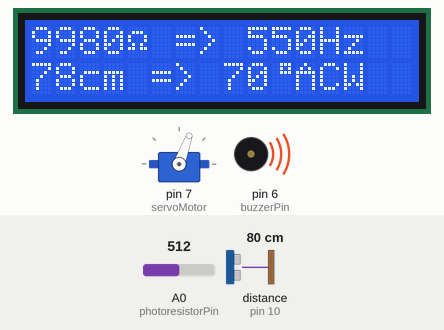
Simulated run of this sketch. Board: Arduino Uno, built with avr-gcc and run on an emulated ATmega328P. Parts: 16×2 character LCD, servo, buzzer (waves = sounding). Wiring (inferred from the names in the program): ultrasonic range finder: trigger pin 9; echo pin 10. Inputs (shaded band) come from the test bench; at power-on: distance to the obstacle (sensor on pin 10) 80 cm, A0 (photoresistorPin) = 512. The echo pulse lasts 58.3 µs per cm.

Above: at 1.2 s.
1.3 s: distance to the obstacle (sensor on pin 10) set to 2 cm
At 2.0 s:
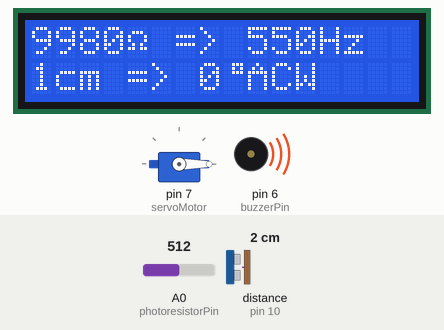
3.1 s: distance to the obstacle (sensor on pin 10) set to 60 cm
At 4.1 s:
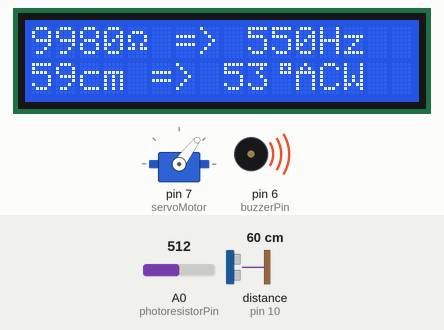
6.2 s: distance to the obstacle (sensor on pin 10) set to 35 cm
At 7.1 s:
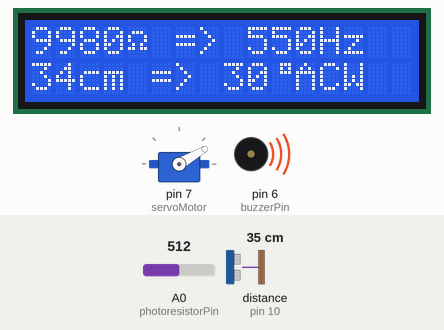
8.2 s: A0 (photoresistorPin) set to 499
At 9.3 s:
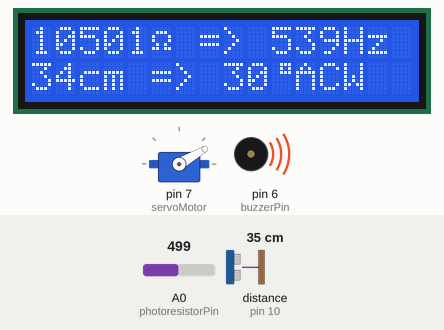
11.3 s: distance to the obstacle (sensor on pin 10) set to 120 cm
At 12.2 s:
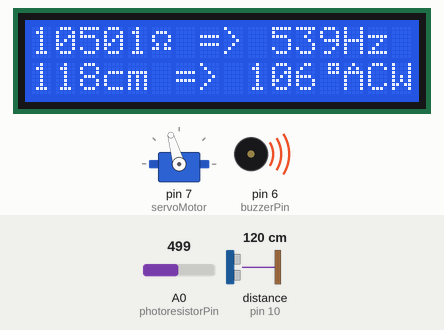
13.3 s: distance to the obstacle (sensor on pin 10) set to 9 cm
At 14.8 s:
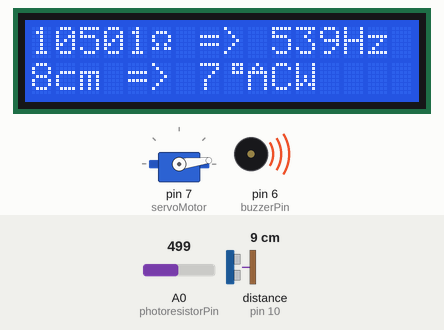
Timing chart, 0 to 16.3 s (numbered marks = the images above; inputs shaded):
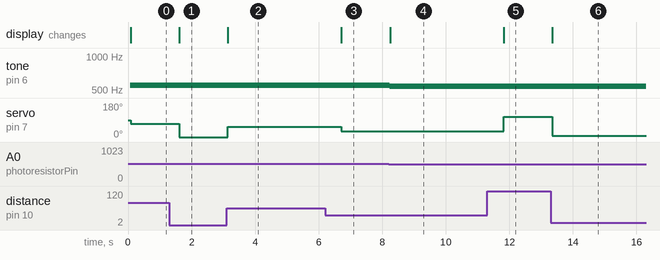

Measured:
- after the input at 1.3 s, servo on pin 7 (servoMotor): 70° → 0° after 0.31 s; the display: changes after 0.31 s (image 1)
- after the input at 3.1 s, servo on pin 7 (servoMotor): 0° → 53° at once; the display: changes at once (image 2)
- after the input at 6.2 s, servo on pin 7 (servoMotor): 53° → 30° after 0.52 s; the display: changes after 0.52 s (image 3)
- after the input at 8.2 s, tone on pin 6 (buzzerPin): 550 Hz → 539 Hz at once; the display: changes at once (image 4)
- after the input at 11.3 s, servo on pin 7 (servoMotor): 30° → 106° after 0.52 s; the display: changes after 0.52 s (image 5)
- after the input at 13.3 s, servo on pin 7 (servoMotor): 106° → 7° after 0.06 s; the display: changes after 0.06 s (image 6)

The sketch:

Arduino_sensor.ino
```cpp
#include <LiquidCrystal.h>
#include <Servo.h>

LiquidCrystal lcd(12, 11, 5, 4, 3, 2); // LCD pins
Servo servoMotor; // Servo motor object

const int buzzerPin = 6; // Buzzer pin
const int photoresistorPin = A0; // Photoresistor analog pin
const int triggerPin = 9; // Ultrasonic sensor trigger pin
const int echoPin = 10; // Ultrasonic sensor echo pin

int toneFrequency = 0; // Initialize tone frequency
int servoAngle = 0; // Initialize servo angle
float knownResistorValue = 10000.0; // Value of the known resistor in ohms

// Custom character for the degree symbol
byte degreeSymbol[8] = {
  B00111,
  B00101,
  B00111,
  B00000,
  B00000,
  B00000,
  B00000,
  B00000
};
// Custom character for 'c'
byte custom_small_c[8] = {
  B00000,
  B00000,
  B01111,
  B10000,
  B10000,
  B10000,
  B01111,
  B00000
};
//Custom character for 'm'
byte custom_small_m[8] = {
  B00000,
  B00000,
  B11111,
  B10101,
  B10101,
  B10101,
  B10101,
  B00000
};

//Custom character for 'H'
byte customH[8] = {
  B10001,
  B10001,
  B10001,
  B11111,
  B10001,
  B10001,
  B10001,
  B00000
};

//ohm symbol
byte ohm[8] = {
  B00000,
  B01110,
  B10001,
  B10001,
  B01010,
  B11011,
  B00000
};
// Custom characters for A, C, and W
byte customA[8] = {
  B00100,
  B01010,
  B11111,
  B10001,
  B10001,
  B10001,
  B10001,
  B00000
};

byte customC[8] = {
  B01110,
  B10001,
  B10000,
  B10000,
  B10000,
  B10001,
  B01110,
  B00000
};

byte customW[8] = {
  B10001,
  B10001,
  B10001,
  B10101,
  B10101,
  B11011,
  B10001,
  B00000
};

void setup() {
  lcd.createChar(1, ohm);
  lcd.createChar(2, customH);
  lcd.createChar(3, custom_small_c);
  lcd.createChar(4, custom_small_m);
  lcd.createChar(5, degreeSymbol);
  lcd.createChar(6, customA);
  lcd.createChar(7, customC);
  lcd.createChar(8, customW);
  lcd.begin(16, 2);

  pinMode(buzzerPin, OUTPUT);
  pinMode(triggerPin, OUTPUT);
  pinMode(echoPin, INPUT);

  servoMotor.attach(7); // Servo control pin
}

void loop() {
  // Read photoresistor value
  int lightValue = analogRead(photoresistorPin);
  float photoResistorVoltage = lightValue * (5.0 / 1023.0); // Convert analog value to voltage
  float photoResistorResistance = knownResistorValue * (5.0 / photoResistorVoltage - 1.0); // Calculate resistance using voltage divider formula

  toneFrequency = map(lightValue, 0, 1023, 100, 1000);
  tone(buzzerPin, toneFrequency);

  // Read ultrasound sensor value
  long duration, distance;
  digitalWrite(triggerPin, LOW);
  delayMicroseconds(2);
  digitalWrite(triggerPin, HIGH);
  delayMicroseconds(10);
  digitalWrite(triggerPin, LOW);
  duration = pulseIn(echoPin, HIGH);
  distance = duration * 0.034 / 2;
  servoAngle = map(distance, 0, 200, 0, 180);
  servoMotor.write(servoAngle);

  // Clear the LCD display
  lcd.clear();

  int resistance_output= (int)photoResistorResistance;
  if(resistance_output <= -1){
  resistance_output = -resistance_output;
  }
  else{
  resistance_output = resistance_output;
  }


  // Display values on LCD
  lcd.setCursor(0, 0);
  lcd.print(resistance_output);
  lcd.write(byte(1));
  lcd.print(" => ");
  lcd.print(toneFrequency);
  lcd.write(byte(2));
  lcd.print("z");


  lcd.setCursor(0, 1);
  lcd.print(distance);
  lcd.write(byte(3));
  lcd.write(byte(4));
  lcd.print(" => ");
  lcd.print(servoAngle);
  lcd.write(byte(5)); // Display custom degree symbol
  lcd.write(byte(6));
  lcd.write(byte(7));
  lcd.write(byte(8));

  delay(500); // Adjust delay as needed for optimal display update rate
}
```
